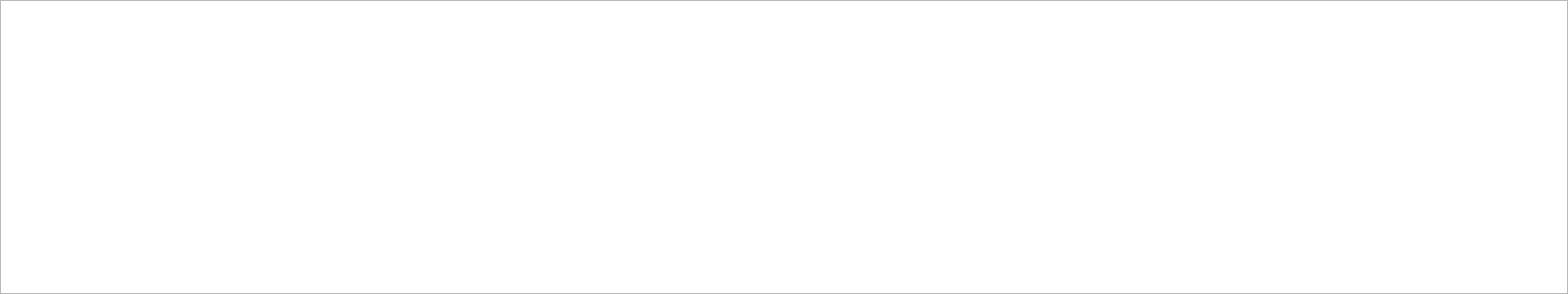
<?xml version="1.0" encoding="UTF-8"?>
<ui version="4.0">
 <class>tasarch::gui::LogWindow</class>
 <widget class="QWidget" name="tasarch::gui::LogWindow">
  <property name="geometry">
   <rect>
    <x>0</x>
    <y>0</y>
    <width>1600</width>
    <height>300</height>
   </rect>
  </property>
  <property name="windowTitle">
   <string>Logs</string>
  </property>
  <layout class="QVBoxLayout" name="verticalLayout">
   <property name="leftMargin">
    <number>0</number>
   </property>
   <property name="topMargin">
    <number>0</number>
   </property>
   <property name="rightMargin">
    <number>0</number>
   </property>
   <property name="bottomMargin">
    <number>0</number>
   </property>
   <item>
    <widget class="QPlainTextEdit" name="viewer">
     <property name="font">
      <font>
       <family>.AppleSystemUIFontMonospaced</family>
      </font>
     </property>
     <property name="readOnly">
      <bool>true</bool>
     </property>
     <property name="textInteractionFlags">
      <set>Qt::LinksAccessibleByMouse|Qt::TextSelectableByMouse</set>
     </property>
    </widget>
   </item>
  </layout>
 </widget>
 <resources/>
 <connections/>
</ui>
